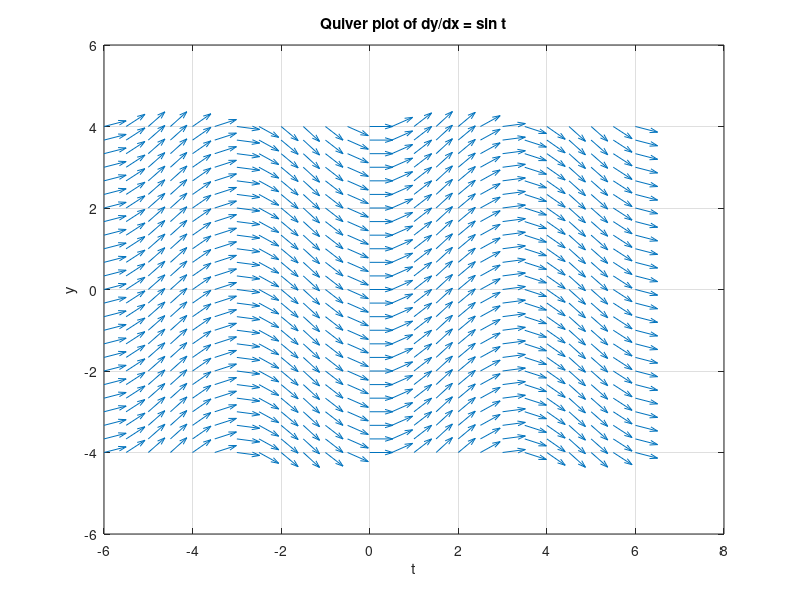

Here is the MATLAB script that generated this plot:
clear all
close all
clc 
t = linspace(-6, 6, 25);
y = linspace(-4, 4, 25);
[t,y] = meshgrid(t,y);
Vx = ones(size(t));
% y' = sin(t)
Vy = Vx.*(sin(t));

% normlazing the size 
length = sqrt(Vx.^2 + Vy.^2);
Vx = Vx./length;
Vy = Vy./length; 
quiver(t, y, Vx, Vy);
title('Quiver plot of dy/dx = sin t');
xlabel('t');
ylabel('y');
grid on;